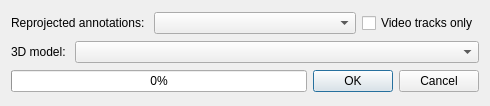
<?xml version="1.0" encoding="UTF-8"?>
<ui version="4.0">
 <class>Dialog</class>
 <widget class="QDialog" name="Dialog">
  <property name="geometry">
   <rect>
    <x>0</x>
    <y>0</y>
    <width>490</width>
    <height>106</height>
   </rect>
  </property>
  <property name="windowTitle">
   <string>Geomorphometric summary</string>
  </property>
  <layout class="QVBoxLayout" name="verticalLayout">
   <item>
    <layout class="QHBoxLayout" name="horizontalLayout_2">
     <item>
      <widget class="QLabel" name="label">
       <property name="text">
        <string>Reprojected annotations: </string>
       </property>
      </widget>
     </item>
     <item>
      <widget class="QComboBox" name="reproj_annot">
       <property name="sizePolicy">
        <sizepolicy hsizetype="Expanding" vsizetype="Fixed">
         <horstretch>0</horstretch>
         <verstretch>0</verstretch>
        </sizepolicy>
       </property>
      </widget>
     </item>
     <item>
      <widget class="QCheckBox" name="video_tracks_only">
       <property name="text">
        <string>Video tracks only</string>
       </property>
      </widget>
     </item>
    </layout>
   </item>
   <item>
    <layout class="QHBoxLayout" name="horizontalLayout_3">
     <property name="bottomMargin">
      <number>0</number>
     </property>
     <item>
      <widget class="QLabel" name="label_2">
       <property name="text">
        <string>3D model: </string>
       </property>
      </widget>
     </item>
     <item>
      <widget class="QComboBox" name="model_3D">
       <property name="sizePolicy">
        <sizepolicy hsizetype="Expanding" vsizetype="Fixed">
         <horstretch>0</horstretch>
         <verstretch>0</verstretch>
        </sizepolicy>
       </property>
      </widget>
     </item>
    </layout>
   </item>
   <item>
    <layout class="QHBoxLayout" name="horizontalLayout">
     <item>
      <widget class="QProgressBar" name="progressBar">
       <property name="value">
        <number>0</number>
       </property>
      </widget>
     </item>
     <item>
      <widget class="QDialogButtonBox" name="buttonBox">
       <property name="sizePolicy">
        <sizepolicy hsizetype="Fixed" vsizetype="Fixed">
         <horstretch>0</horstretch>
         <verstretch>0</verstretch>
        </sizepolicy>
       </property>
       <property name="orientation">
        <enum>Qt::Horizontal</enum>
       </property>
       <property name="standardButtons">
        <set>QDialogButtonBox::Cancel|QDialogButtonBox::Ok</set>
       </property>
      </widget>
     </item>
    </layout>
   </item>
  </layout>
 </widget>
 <resources/>
 <connections>
  <connection>
   <sender>buttonBox</sender>
   <signal>rejected()</signal>
   <receiver>Dialog</receiver>
   <slot>reject()</slot>
   <hints>
    <hint type="sourcelabel">
     <x>364</x>
     <y>58</y>
    </hint>
    <hint type="destinationlabel">
     <x>286</x>
     <y>70</y>
    </hint>
   </hints>
  </connection>
 </connections>
</ui>
